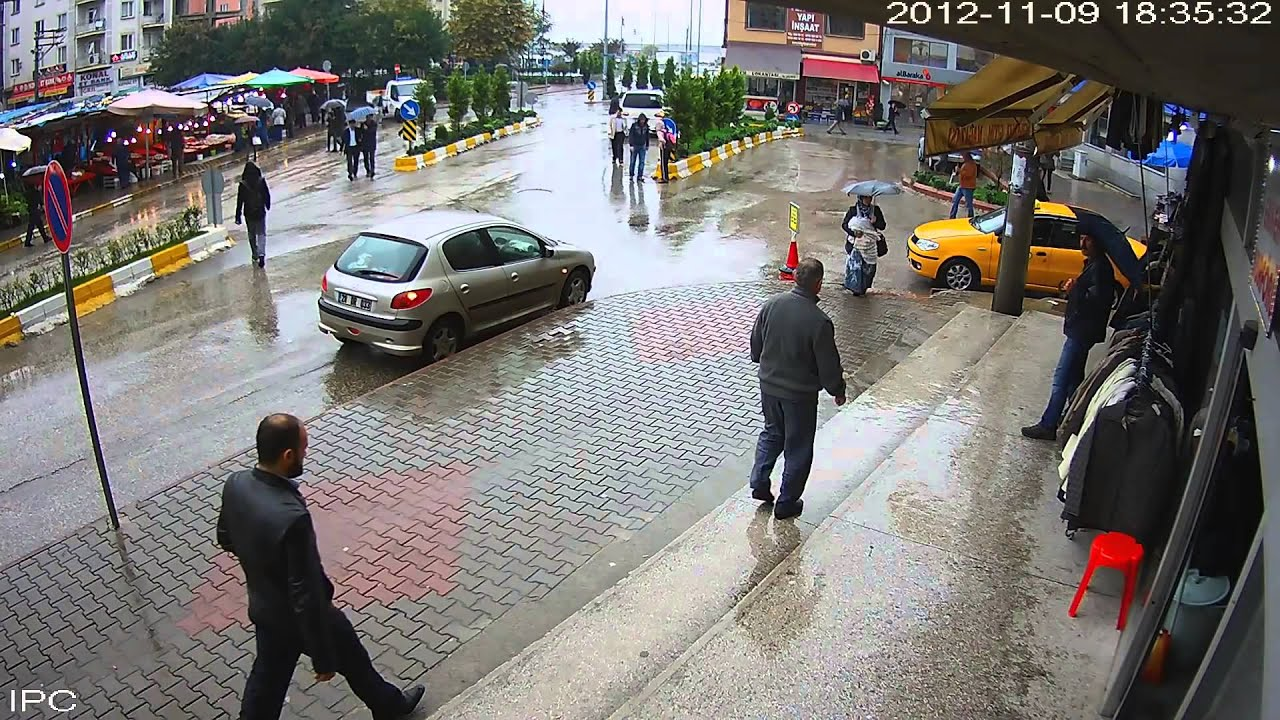
#> input picture CV/trials/pedestrian1.jpg, 1280 x 720 px
$ python Haarcascade.py
#> lines starting #> are read from the running program, lines starting #| are printed output that depends on the picture; after the words box and inside, x2 and y2 are one past the last pixel; in counts of white or black regions, pixels touching at a corner belong together
import cv2
#joric ope
# Reading the Image
image = cv2.imread('pedestrian1.jpg')
#> image is the input picture: shape (720, 1280, 3); mean B, G, R 116.6, 119.7, 122.6

gray = cv2.cvtColor(image, cv2.COLOR_BGR2GRAY)
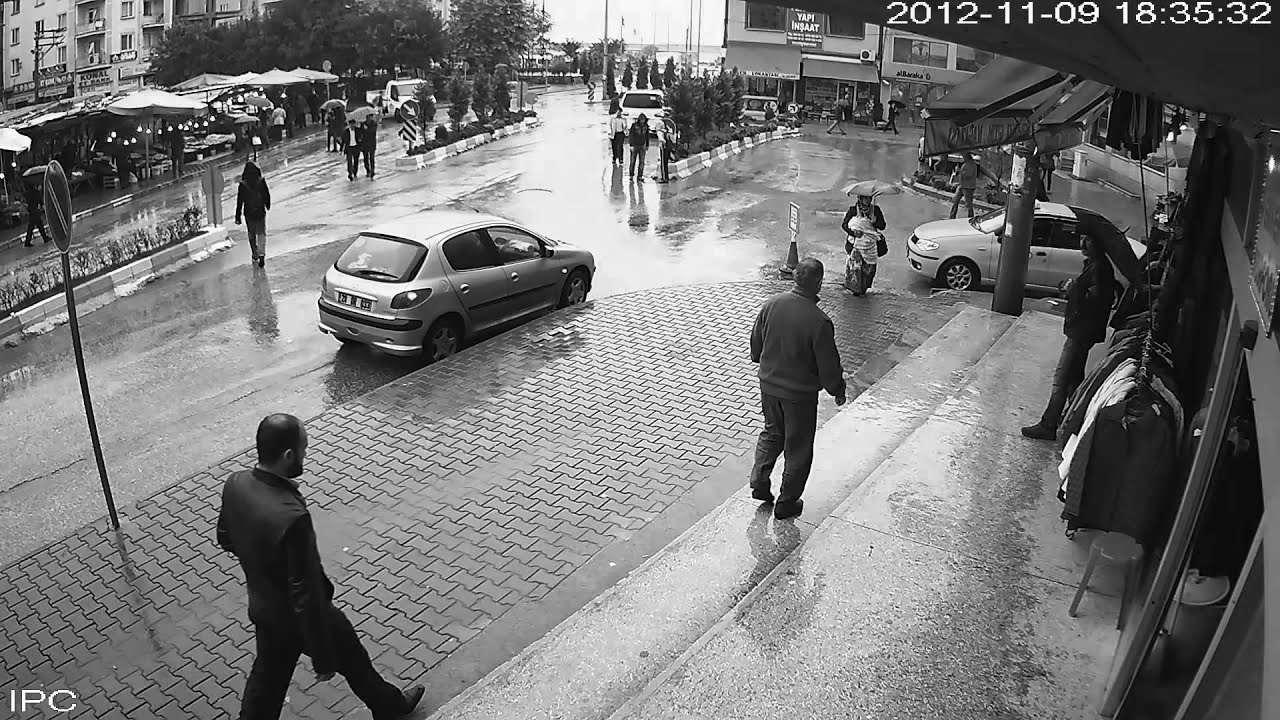
#> gray: shape (720, 1280); min 0, max 255, mean 120.2

Haar = cv2.CascadeClassifier('haarcascade_fullbody.xml')
bodies = Haar.detectMultiScale(
        gray,
        scaleFactor=1.02,
        minNeighbors=3,
        minSize=(25, 25),
        flags=cv2.CASCADE_SCALE_IMAGE
    )
#> bodies = [[601, 113, 31, 63], [336, 119, 35, 70], [620, 193, 35, 71], [618, 105, 39, 77], [225, 157, 58, 115], [236, 279, 51, 103], [319, 52, 79, 158], [578, 28, 93, 186], [304, 260, 119, 237], [691, 207, 181, 362]]


#padding=(4, 4),
# Drawing the regions in the Image
for (x, y, w, h) in bodies:
    cv2.rectangle(image, (x, y),
                  (x + w, y + h),
                  (0, 0, 255), 2)
#> this loop made 10 passes
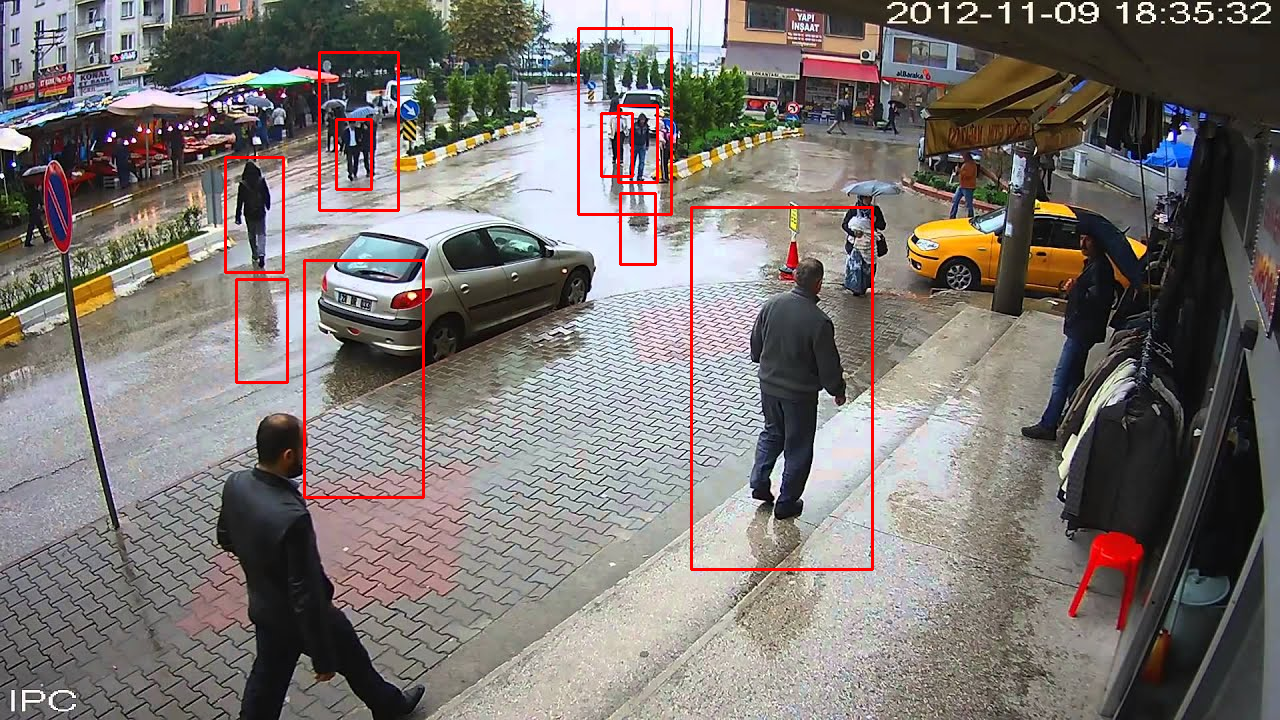
#> image: shape (720, 1280, 3); 1.4% of pixels changed, all inside (x1, y1, x2, y2) = (224, 27, 874, 571)

# Showing the output Image
cv2.imshow("Image", image)
cv2.waitKey(0)

cv2.destroyAllWindows()

$ run again, with CV/trials/kelasft1.jpg copied over CV/trials/pedestrian1.jpg
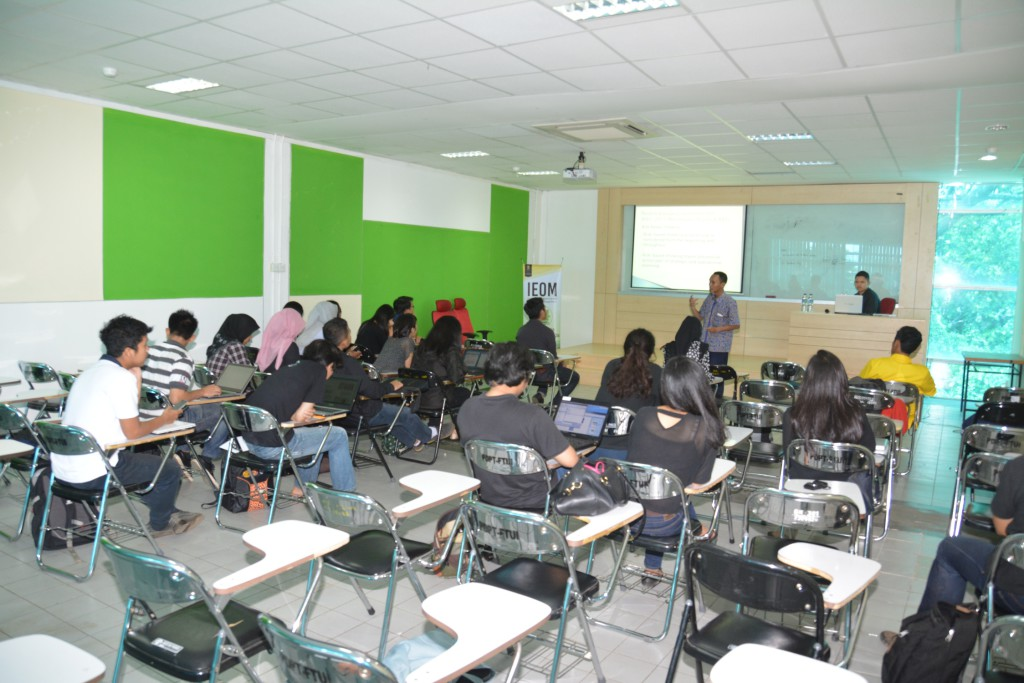
#> input picture CV/trials/kelasft1.jpg, 1024 x 683 px
#> image is the input picture: shape (683, 1024, 3); mean B, G, R 147.2, 160.8, 147.6
#> `gray = cv2.cvtColor(image, cv2.COLOR_BGR2GRAY)`:
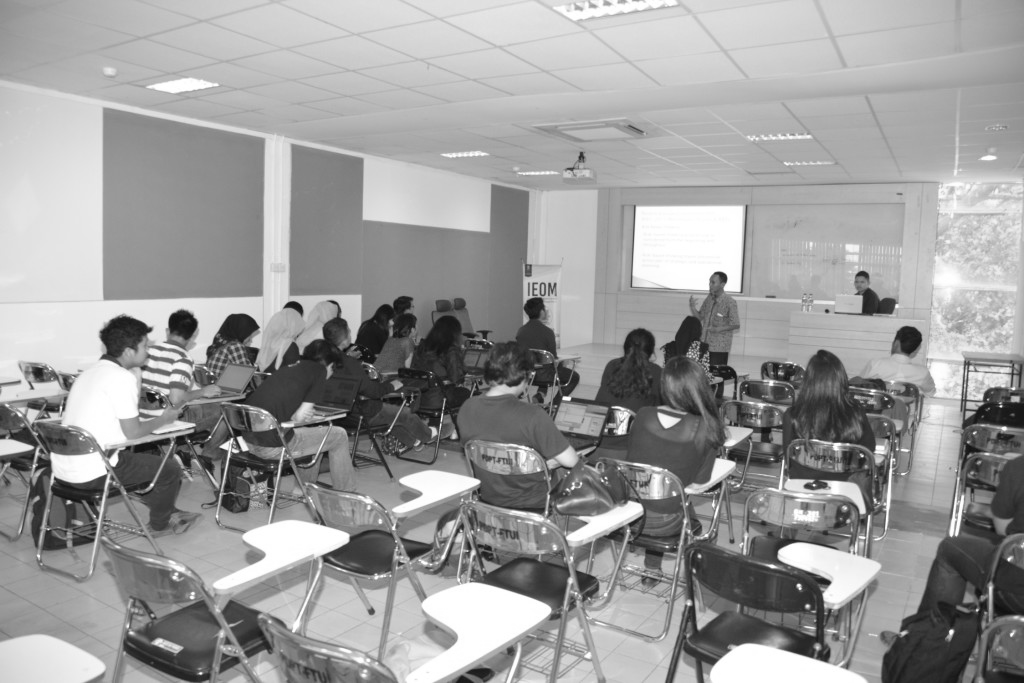
#> gray: shape (683, 1024); min 11, max 255, mean 155.3
#> bodies = [[125, 424, 64, 129]]
#> the loop `for (x, y, w, h) in bodies:` made 1 pass
#> after the loop `for (x, y, w, h) in bodies:`:
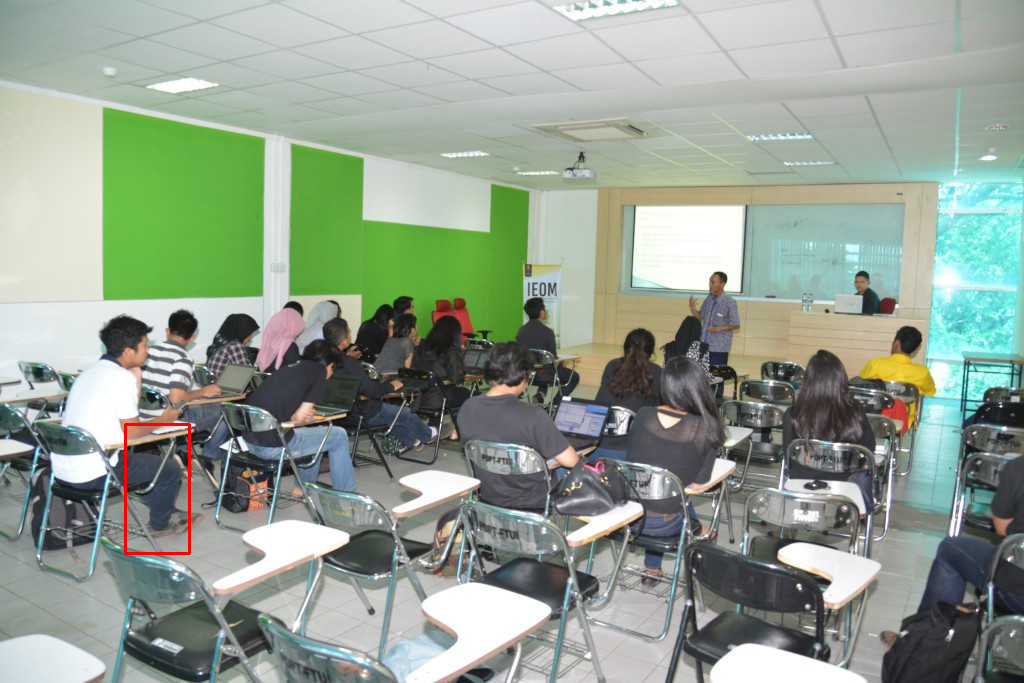
#> image: shape (683, 1024, 3); 0.17% of pixels changed, all inside (x1, y1, x2, y2) = (124, 423, 191, 555)

$ run again, with CV/trials/smartclass1.jpg copied over CV/trials/pedestrian1.jpg
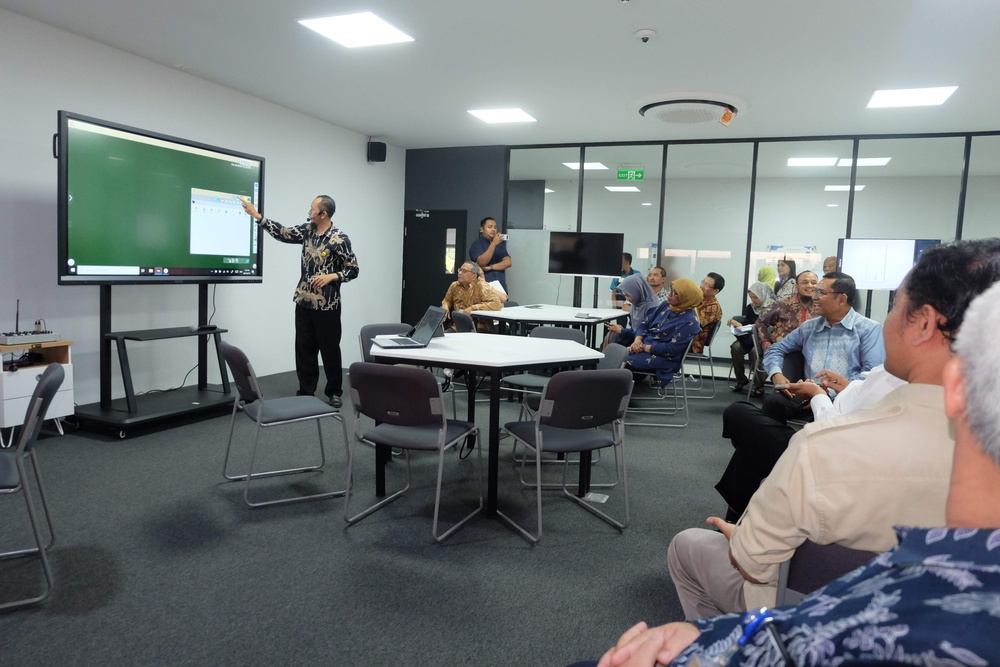
#> input picture CV/trials/smartclass1.jpg, 1000 x 667 px, shrunk from 4896 x 3264 before the run
#> image is the input picture: shape (667, 1000, 3); mean B, G, R 122.8, 121.7, 116.6
#> `gray = cv2.cvtColor(image, cv2.COLOR_BGR2GRAY)`:
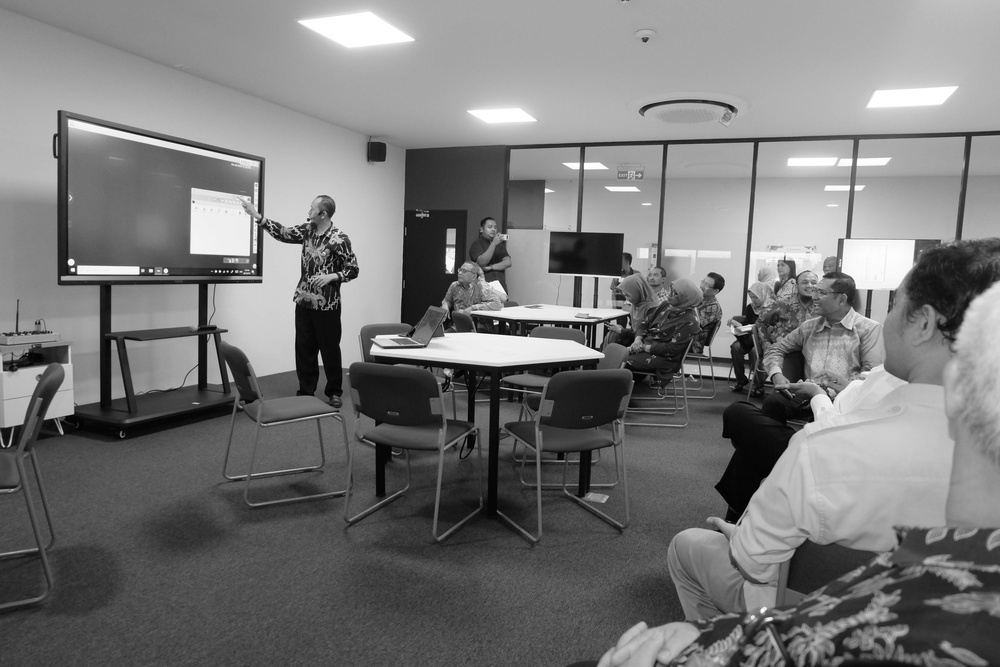
#> gray: shape (667, 1000); min 0, max 255, mean 120.3
#> bodies = [[553, 225, 46, 91], [935, 386, 44, 87], [772, 523, 56, 113], [913, 230, 66, 131], [32, 92, 73, 146], [255, 167, 124, 247]]
#> the loop `for (x, y, w, h) in bodies:` made 6 passes
#> after the loop `for (x, y, w, h) in bodies:`:
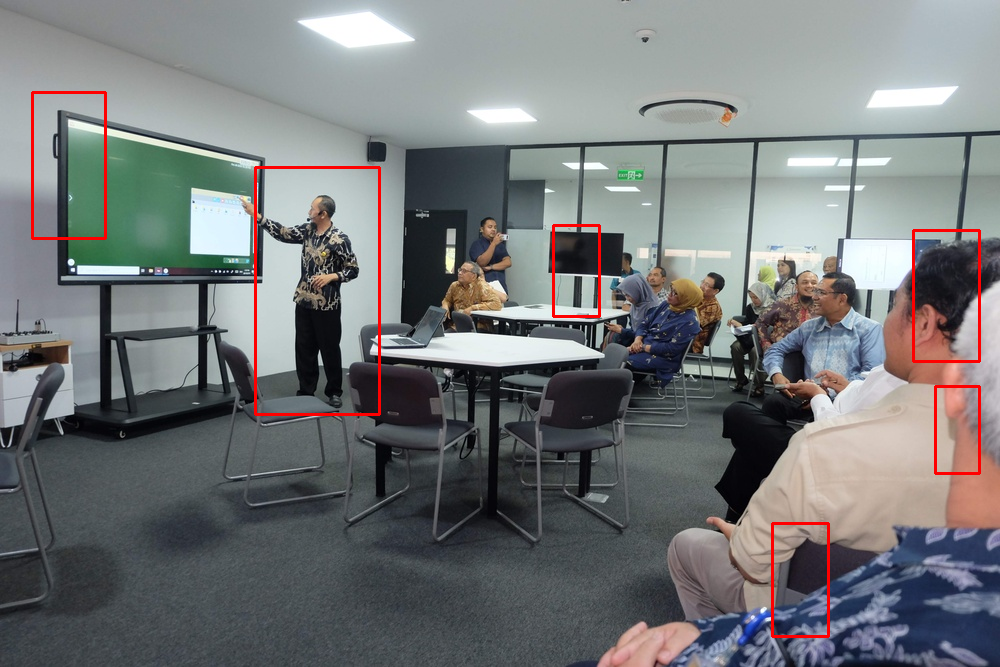
#> image: shape (667, 1000, 3); 1.1% of pixels changed, all inside (x1, y1, x2, y2) = (31, 91, 981, 638)
